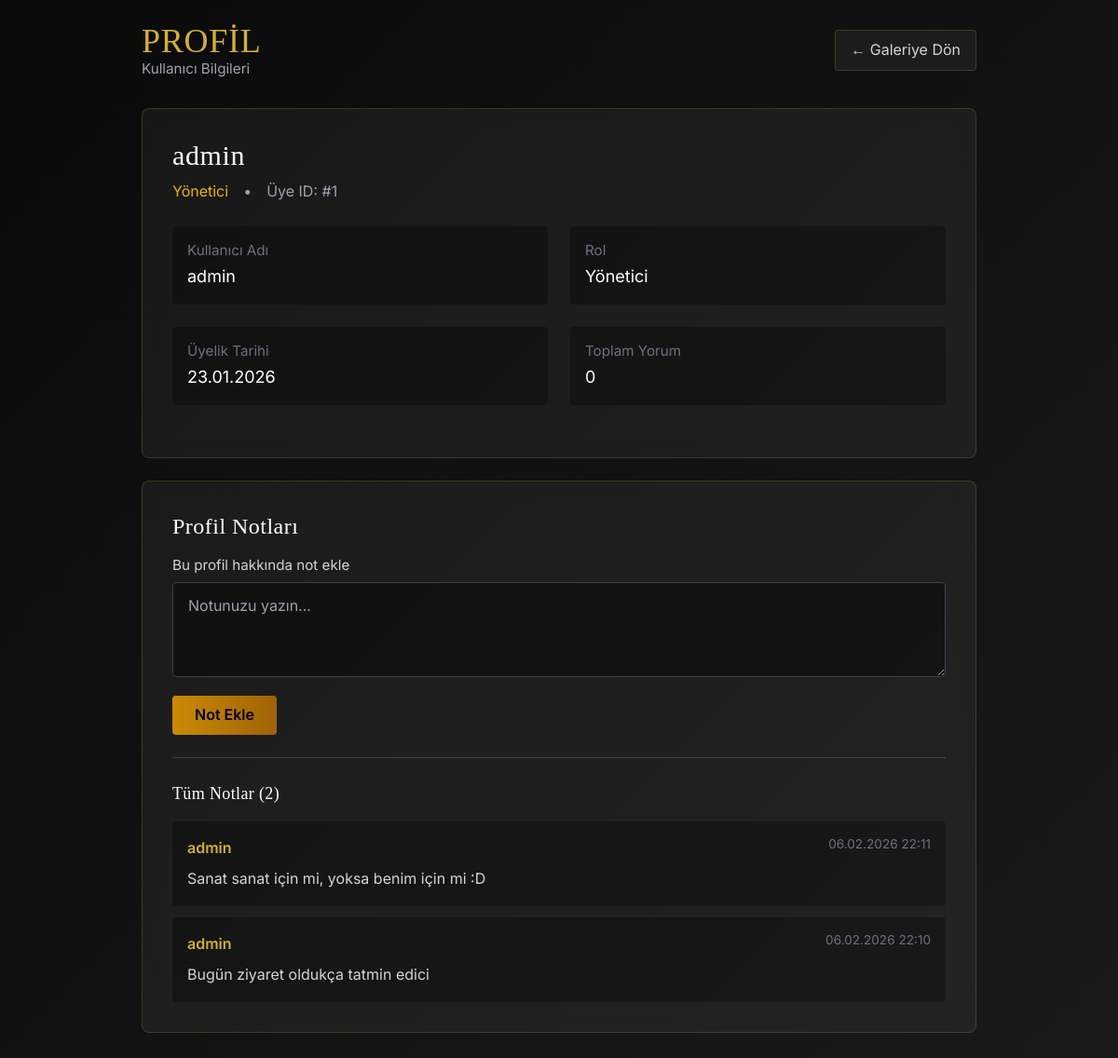
Screenshot of /pages/profile.php (signed in) with the database file from the repository.
### tables this page shows
CREATE TABLE `users` (
  `id` int(11) NOT NULL,
  `username` varchar(50) NOT NULL,
  `password` varchar(255) NOT NULL,
  `role` varchar(20) DEFAULT 'member',
  `created_at` timestamp NOT NULL DEFAULT current_timestamp()
);

CREATE TABLE `profile_notes` (
  `id` int(11) NOT NULL,
  `profile_user_id` int(11) NOT NULL,
  `note_author` varchar(50) NOT NULL,
  `note` text NOT NULL,
  `created_at` timestamp NOT NULL DEFAULT current_timestamp()
);

### pages/profile.php (the view, shortened to what this page needs)
<?php
require_once '../includes/db_connect.php';
try {
    $pdo->exec("CREATE TABLE IF NOT EXISTS profile_notes (
        id INT AUTO_INCREMENT PRIMARY KEY,
        profile_user_id INT NOT NULL,
        note_author VARCHAR(50) NOT NULL,
        note TEXT NOT NULL,
        created_at TIMESTAMP DEFAULT CURRENT_TIMESTAMP
    )");
} catch(PDOException $e) {
}
$user_id = isset($_GET['id']) ? $_GET['id'] : 1;
try {
    $stmt = $pdo->prepare("SELECT id, username, role, created_at FROM users WHERE id = ?");
    $stmt->execute([$user_id]);
    $profile = $stmt->fetch(PDO::FETCH_ASSOC);
} catch(PDOException $e) {
    $error = "Profil yüklenirken hata oluştu";
}
$comments = [];
if($profile) {
    $stmt = $pdo->prepare("SELECT c.*, c.created_at FROM comments c WHERE c.username = ? ORDER BY c.created_at DESC LIMIT 10");
    $stmt->execute([$profile['username']]);
    $comments = $stmt->fetchAll(PDO::FETCH_ASSOC);
}
$profile_notes = [];
if($profile) {
    $stmt = $pdo->prepare("SELECT * FROM profile_notes WHERE profile_user_id = ? ORDER BY created_at DESC");
    $stmt->execute([$profile['id']]);
    $profile_notes = $stmt->fetchAll(PDO::FETCH_ASSOC);
}
?>
<!DOCTYPE html>
<html lang="tr">
<head>
    <script src="https://cdn.tailwindcss.com"></script>
    <link rel="stylesheet" href="../assets/css/style.css">
</head>
<body class="min-h-screen p-6">
    <div class="max-w-4xl mx-auto">
        <div class="flex justify-between items-center mb-8 fade-in">
            <div>
                <h1 class="text-4xl font-light gold-text">PROFİL</h1>
                <p class="text-gray-400 text-sm">Kullanıcı Bilgileri</p>
            </div>
            <a href="dashboard.php" class="glass px-4 py-2 rounded text-gray-300 hover:bg-gray-800 transition">
                ← Galeriye Dön
            </a>
        </div>
        <?php if(isset($error)): ?>
            <div class="alert alert-error mb-6">
                <?php echo $error; ?>
            </div>
        <?php else: ?>
            <div class="glass rounded-lg p-8 mb-6 fade-in">
                <div class="flex items-start justify-between mb-6">
                    <div>
                        <h2 class="text-3xl font-light text-white mb-2"><?php echo htmlspecialchars($profile['username']); ?></h2>
                        <div class="flex items-center gap-4 text-gray-400">
                            <span class="<?php echo $profile['role'] == 'admin' ? 'text-yellow-500' : 'text-gray-400'; ?>">
                                <?php echo $profile['role'] == 'admin' ? 'Yönetici' : 'Koleksiyoner'; ?>
                            </span>
                            <span>•</span>
                            <span>Üye ID: #<?php echo $profile['id']; ?></span>
                        </div>
                    </div>
                </div>
                <div class="grid grid-cols-1 md:grid-cols-2 gap-6 mb-6">
                    <div class="bg-black/30 rounded p-4">
                        <p class="text-gray-500 text-sm mb-1">Kullanıcı Adı</p>
                        <p class="text-white text-lg"><?php echo htmlspecialchars($profile['username']); ?></p>
                    </div>
                    <div class="bg-black/30 rounded p-4">
                        <p class="text-gray-500 text-sm mb-1">Rol</p>
                        <p class="text-white text-lg"><?php echo $profile['role'] == 'admin' ? 'Yönetici' : 'Üye'; ?></p>
                    </div>
                    <div class="bg-black/30 rounded p-4">
                        <p class="text-gray-500 text-sm mb-1">Üyelik Tarihi</p>
                        <p class="text-white text-lg"><?php echo date('d.m.Y', strtotime($profile['created_at'])); ?></p>
                    </div>
                    <div class="bg-black/30 rounded p-4">
                        <p class="text-gray-500 text-sm mb-1">Toplam Yorum</p>
                        <p class="text-white text-lg"><?php echo count($comments); ?></p>
                    </div>
                </div>
            </div>
            <div class="glass rounded-lg p-8 mb-6 fade-in">
                <h3 class="text-2xl font-light text-white mb-4">Profil Notları</h3>
                <form method="POST" class="mb-6">
                    <div class="mb-3">
                        <label class="block text-gray-300 text-sm mb-2">Bu profil hakkında not ekle</label>
                        <textarea name="profile_note" rows="3" placeholder="Notunuzu yazın..." required
                                  class="w-full bg-black/40 border border-gray-700 rounded px-4 py-3 text-white focus:border-yellow-600 focus:outline-none"></textarea>
                    </div>
                    <button type="submit"
                            class="bg-gradient-to-r from-yellow-600 to-yellow-700 hover:from-yellow-500 hover:to-yellow-600 text-black font-semibold px-6 py-2 rounded transition-all">
                        Not Ekle
                    </button>
                </form>
                <?php if(count($profile_notes) > 0): ?>
                <div class="border-t border-gray-700 pt-6">
                    <h4 class="text-lg font-light text-white mb-4">Tüm Notlar (<?php echo count($profile_notes); ?>)</h4>
                    <div class="space-y-3">
                        <?php foreach($profile_notes as $note): ?>
                        <div class="bg-black/30 rounded p-4">
                            <div class="flex items-start justify-between mb-2">
                                <span class="gold-text font-semibold"><?php echo $note['note_author']; ?></span>
                                <span class="text-gray-500 text-xs"><?php echo date('d.m.Y H:i', strtotime($note['created_at'])); ?></span>
                            </div>
                            <p class="text-gray-300"><?php echo $note['note']; ?></p>
                        </div>
                        <?php endforeach; ?>
                    </div>
                </div>
                <?php else: ?>
                <div class="text-center py-6">
                    <p class="text-gray-500">Henüz not eklenmemiş.</p>
                </div>
                <?php endif; ?>
            </div>
        <?php endif; ?>
    </div>
</body>
</html>

### assets/css/style.css (style rules this page uses)
body { background: linear-gradient(135deg, #0a0a0a 0%, #1a1a1a 100%); font-family: 'Inter', 'Segoe UI', -apple-system, BlinkMacSystemFont, sans-serif; margin: 0; padding: 0; min-height: 100vh; font-size: 16px; }
.glass { background: rgba(255, 255, 255, 0.05); backdrop-filter: blur(10px); border: 1px solid rgba(212, 175, 55, 0.2); transition: all 0.3s ease; }
.gold-text { color: #D4AF37; }
h1, h2, h3, h4, h5, h6 { font-family: 'Cinzel', 'Georgia', serif; font-weight: 500; letter-spacing: 0.02em; }
h1 { font-size: 2.5rem; }
h2 { font-size: 2rem; }
h3 { font-size: 1.5rem; }
p, span, div, input, textarea, button { font-family: 'Inter', 'Segoe UI', sans-serif; font-size: 1rem; line-height: 1.6; }
.text-sm { font-size: 0.95rem !important; }
.text-xs { font-size: 0.85rem !important; }
.gold-text, .text-3xl, .text-4xl, .text-5xl, .text-7xl { font-variant-numeric: lining-nums; font-feature-settings: "lnum" 1; }
input[type="text"], input[type="password"], textarea { background: rgba(0, 0, 0, 0.4); border: 1px solid #4a4a4a; color: white; transition: all 0.3s ease; }
.fade-in { animation: fadeIn 0.6s ease-out; }

### rows the page displays
users: username "admin", id "1", created_at "23.01.2026"
profile_notes: note_author "admin", created_at "06.02.2026 22:11", note "Sanat sanat için mi, yoksa benim için mi :D"
profile_notes: note_author "admin", created_at "06.02.2026 22:10", note "Bugün ziyaret oldukça tatmin edici"

### other values shown
count($comments) "0"
count($profile_notes) "2"
